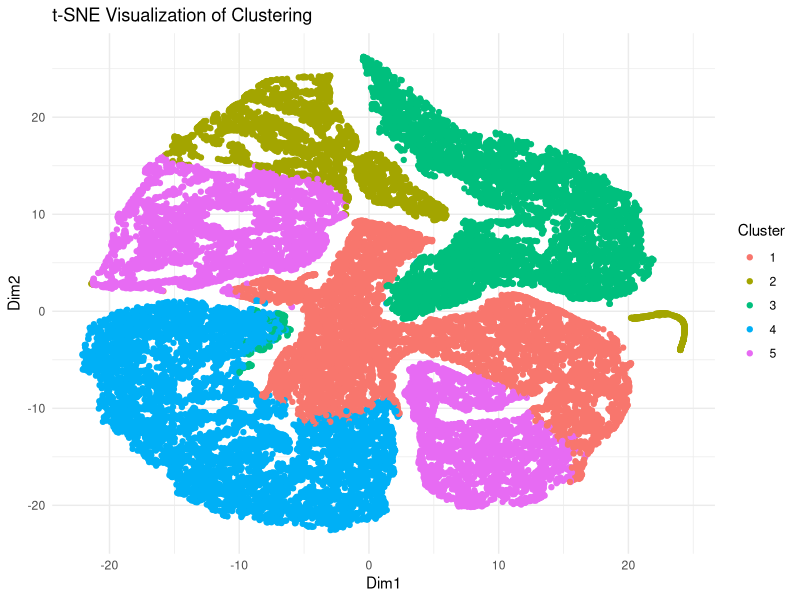

Source code (R):
# Load necessary packages if not already installed
# install.packages("readr")
library(readr)
# install.packages("ggplot2")
library(ggplot2)
# install.packages("Rtsne")
library(Rtsne)

# File paths for the four CSV files
file_paths <- c("GSM958226-tbl-1.txt", "GSM958227-tbl-1.txt", "GSM958220-tbl-1.txt", "GSM958221-tbl-1.txt")

# Read the four files
file1 <- read.table("GSM958226-tbl-1.txt", header = FALSE)  # Replace "file1.txt" with your actual file path
file2 <- read.table("GSM958227-tbl-1.txt", header = FALSE)  # Replace "file2.txt" with your actual file path

file3 <- read.table("GSM958220-tbl-1.txt", header = FALSE)  # Replace "file3.txt" with your actual file path
file4 <- read.table("GSM958221-tbl-1.txt", header = FALSE)  # Replace "file4.txt" with your actual file path

# Rename columns
colnames(file1) <- c("ID", "Value1")
colnames(file2) <- c("ID", "Value2")
colnames(file3) <- c("ID", "Value3")
colnames(file4) <- c("ID", "Value4")

# Merge files based on ID
merged_files <- merge(file1, file2, by = "ID", all = TRUE)
merged_files <- merge(merged_files, file3, by = "ID", all = TRUE)
merged_files <- merge(merged_files, file4, by = "ID", all = TRUE)

# Fill missing values with NA
merged_files[is.na(merged_files)] <- 0  # Change 0 to NA if you prefer NA for missing values

# View the merged table
print(merged_files)

data_for_clustering <- merged_files[, c("Value1", "Value2", "Value3", "Value4")]

# Perform dimensionality reduction using t-SNE (t-distributed Stochastic Neighbor Embedding)
tsne_result <- Rtsne(data_for_clustering, dims = 2, perplexity = 30, verbose = TRUE, max_iter = 500)

# Extract the 2D representation of the data
tsne_data <- as.data.frame(tsne_result$Y)
colnames(tsne_data) <- c("Dim1", "Dim2")

# Perform clustering on the data_for_clustering
num_clusters <- 5  # Change this number as needed
clusters <- kmeans(data_for_clustering, centers = num_clusters)

# Add cluster assignments to tsne_data
tsne_data$Cluster <- as.factor(clusters$cluster)

# Plotting the clustered data using ggplot2
ggplot(tsne_data, aes(x = Dim1, y = Dim2, color = Cluster)) +
  geom_point() +
  labs(title = "t-SNE Visualization of Clustering") +
  theme_minimal()
